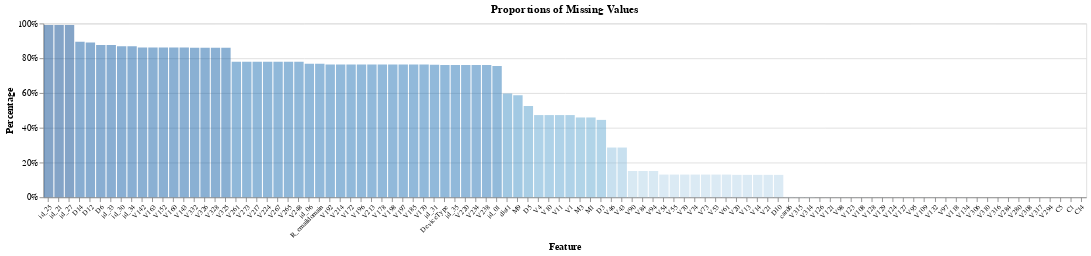

Write notebook code for a chart like this one.
### Markdown cell above
## EDA
To preprocess data for modeling, I quickly explored proportions of missing values, cardinalities of categorical features, distributions of numerical features, and a correlation coefficient matrix. For the efficiency of the calculation, I selected 100 features by random sampling and looked at the proportions of their missing values. I have found that most of the features have a fairly high percentage of missing values.

### Code cell
prop_of_missing_values = (df_train[df_train.columns.difference(['TransactionID', 'isFraud'])].isnull().sum() / df_train.shape[0]).reset_index()
prop_of_missing_values.columns = ['feature', 'prop_of_missing_values']
source = prop_of_missing_values.sample(100, random_state=RANDOM_STATE)

highlight = alt.selection(type='single', on='mouseover', fields=['feature'], nearest=True)
bar = alt.Chart(source).mark_bar().encode(
    x=alt.X('feature:N', axis=alt.Axis(title='Feature'), sort='-y'),
    y=alt.Y('prop_of_missing_values:Q', axis=alt.Axis(title='Percentage', format='.0%')),
    color=alt.Color('prop_of_missing_values:Q', legend=None),
    opacity=alt.condition(~highlight, alt.value(1.0), alt.value(0.5)),
    tooltip=['feature:N', alt.Tooltip('prop_of_missing_values:Q', format='.2%')]
).add_selection(highlight)
bar.properties(title='Proportions of Missing Values', width=1200, height=200).configure_axisX(labelAngle=-45, labelFontSize=8)

### Figure 1 — Vega-Lite specification as saved in the notebook (floating-point values rounded to 4 significant figures)
{"config": {"view": {"continuousWidth": 400, "continuousHeight": 300}, "axisX": {"labelAngle": -45, "labelFontSize": 8}}, "data": {"name": "data-da7812564b376454518429bc06498463"}, "mark": "bar", "encoding": {"color": {"type": "quantitative", "field": "prop_of_missing_values", "legend": null}, "opacity": {"condition": {"value": 1.0, "selection": {"not": "selector001"}}, "value": 0.5}, "tooltip": [{"type": "nominal", "field": "feature"}, {"type": "quantitative", "field": "prop_of_missing_values", "format": ".2%"}], "x": {"type": "nominal", "axis": {"title": "Feature"}, "field": "feature", "sort": "-y"}, "y": {"type": "quantitative", "axis": {"format": ".0%", "title": "Percentage"}, "field": "prop_of_missing_values"}}, "height": 200, "selection": {"selector001": {"type": "single", "on": "mouseover", "fields": ["feature"], "nearest": true}}, "title": "Proportions of Missing Values", "width": 1200, "$schema": "https://vega.github.io/schema/vega-lite/v4.8.1.json", "datasets": {"data-da7812564b376454518429bc06498463": [{"feature": "id_31", "prop_of_missing_values": 0.7625}, {"feature": "V126", "prop_of_missing_values": 0.0005317}, {"feature": "V220", "prop_of_missing_values": 0.7605}, {"feature": "DeviceType", "prop_of_missing_values": 0.7616}, {"feature": "dist1", "prop_of_missing_values": 0.5965}, {"feature": "V306", "prop_of_missing_values": 2.032e-05}, {"feature": "id_21", "prop_of_missing_values": 0.9913}, {"feature": "V198", "prop_of_missing_values": 0.7632}, {"feature": "V234", "prop_of_missing_values": 0.7605}, {"feature": "V192", "prop_of_missing_values": 0.7636}, {"feature": "V197", "prop_of_missing_values": 0.7632}, {"feature": "V121", "prop_of_missing_values": 0.0005317}, {"feature": "V238", "prop_of_missing_values": 0.7605}, {"feature": "V54", "prop_of_missing_values": 0.1306}, {"feature": "M9", "prop_of_missing_values": 0.5863}, {"feature": "V214", "prop_of_missing_values": 0.7636}, {"feature": "V98", "prop_of_missing_values": 0.0005317}, {"feature": "V123", "prop_of_missing_values": 0.0005317}, {"feature": "C5", "prop_of_missing_values": 0.0}, {"feature": "V310", "prop_of_missing_values": 2.032e-05}, {"feature": "V316", "prop_of_missing_values": 2.032e-05}, {"feature": "V261", "prop_of_missing_values": 0.7791}, {"feature": "id_33", "prop_of_missing_values": 0.8759}, {"feature": "V108", "prop_of_missing_values": 0.0005317}, {"feature": "V46", "prop_of_missing_values": 0.2861}, {"feature": "V55", "prop_of_missing_values": 0.1306}, {"feature": "V20", "prop_of_missing_values": 0.1288}, {"feature": "card6", "prop_of_missing_values": 0.00266}, {"feature": "V284", "prop_of_missing_values": 2.032e-05}, {"feature": "V4", "prop_of_missing_values": 0.4729}, {"feature": "V172", "prop_of_missing_values": 0.7636}, {"feature": "id_06", "prop_of_missing_values": 0.7682}, {"feature": "V332", "prop_of_missing_values": 0.8605}, {"feature": "V142", "prop_of_missing_values": 0.8612}, {"feature": "id_34", "prop_of_missing_values": 0.8682}, {"feature": "V128", "prop_of_missing_values": 0.0005317}, {"feature": "V90", "prop_of_missing_values": 0.151}, {"feature": "V185", "prop_of_missing_values": 0.7632}, {"feature": "V43", "prop_of_missing_values": 0.2861}, {"feature": "id_35", "prop_of_missing_values": 0.7613}, {"feature": "V70", "prop_of_missing_values": 0.1306}, {"feature": "V326", "prop_of_missing_values": 0.8605}, {"feature": "V129", "prop_of_missing_values": 0.0005317}, {"feature": "V124", "prop_of_missing_values": 0.0005317}, {"feature": "M3", "prop_of_missing_values": 0.4591}, {"feature": "V163", "prop_of_missing_values": 0.8612}, {"feature": "V328", "prop_of_missing_values": 0.8605}, {"feature": "V127", "prop_of_missing_values": 0.0005317}, {"feature": "V280", "prop_of_missing_values": 2.032e-05}, {"feature": "V95", "prop_of_missing_values": 0.0005317}, {"feature": "D10", "prop_of_missing_values": 0.1287}, {"feature": "V273", "prop_of_missing_values": 0.7791}, {"feature": "V74", "prop_of_missing_values": 0.1306}, {"feature": "C1", "prop_of_missing_values": 0.0}, {"feature": "D14", "prop_of_missing_values": 0.8947}, {"feature": "V308", "prop_of_missing_values": 2.032e-05}, {"feature": "V315", "prop_of_missing_values": 0.002149}, {"feature": "V109", "prop_of_missing_values": 0.0005317}, {"feature": "id_01", "prop_of_missing_values": 0.7558}, {"feature": "V132", "prop_of_missing_values": 0.0005317}, {"feature": "V73", "prop_of_missing_values": 0.1306}, {"feature": "V314", "prop_of_missing_values": 0.002149}, {"feature": "V13", "prop_of_missing_values": 0.1288}, {"feature": "V14", "prop_of_missing_values": 0.1288}, {"feature": "V84", "prop_of_missing_values": 0.151}, {"feature": "D6", "prop_of_missing_values": 0.8761}, {"feature": "V217", "prop_of_missing_values": 0.7791}, {"feature": "V224", "prop_of_missing_values": 0.7791}, {"feature": "V196", "prop_of_missing_values": 0.7636}, {"feature": "R_emaildomain", "prop_of_missing_values": 0.7675}, {"feature": "V53", "prop_of_missing_values": 0.1306}, {"feature": "id_27", "prop_of_missing_values": 0.9912}, {"feature": "V152", "prop_of_missing_values": 0.8612}, {"feature": "V21", "prop_of_missing_values": 0.1288}, {"feature": "id_30", "prop_of_missing_values": 0.8687}, {"feature": "V61", "prop_of_missing_values": 0.1306}, {"feature": "D3", "prop_of_missing_values": 0.4451}, {"feature": "V10", "prop_of_missing_values": 0.4729}, {"feature": "V213", "prop_of_missing_values": 0.7636}, {"feature": "V160", "prop_of_missing_values": 0.8612}, {"feature": "V143", "prop_of_missing_values": 0.8612}, {"feature": "V97", "prop_of_missing_values": 0.0005317}, {"feature": "V11", "prop_of_missing_values": 0.4729}, {"feature": "V170", "prop_of_missing_values": 0.7632}, {"feature": "D5", "prop_of_missing_values": 0.5247}, {"feature": "D12", "prop_of_missing_values": 0.8904}, {"feature": "V118", "prop_of_missing_values": 0.0005317}, {"feature": "V178", "prop_of_missing_values": 0.7636}, {"feature": "V267", "prop_of_missing_values": 0.7791}, {"feature": "M1", "prop_of_missing_values": 0.4591}, {"feature": "V134", "prop_of_missing_values": 0.0005317}, {"feature": "V325", "prop_of_missing_values": 0.8605}, {"feature": "V317", "prop_of_missing_values": 2.032e-05}, {"feature": "V265", "prop_of_missing_values": 0.7791}, {"feature": "id_25", "prop_of_missing_values": 0.9913}, {"feature": "V94", "prop_of_missing_values": 0.151}, {"feature": "V248", "prop_of_missing_values": 0.7791}, {"feature": "V294", "prop_of_missing_values": 2.032e-05}, {"feature": "C14", "prop_of_missing_values": 0.0}, {"feature": "V1", "prop_of_missing_values": 0.4729}]}}
